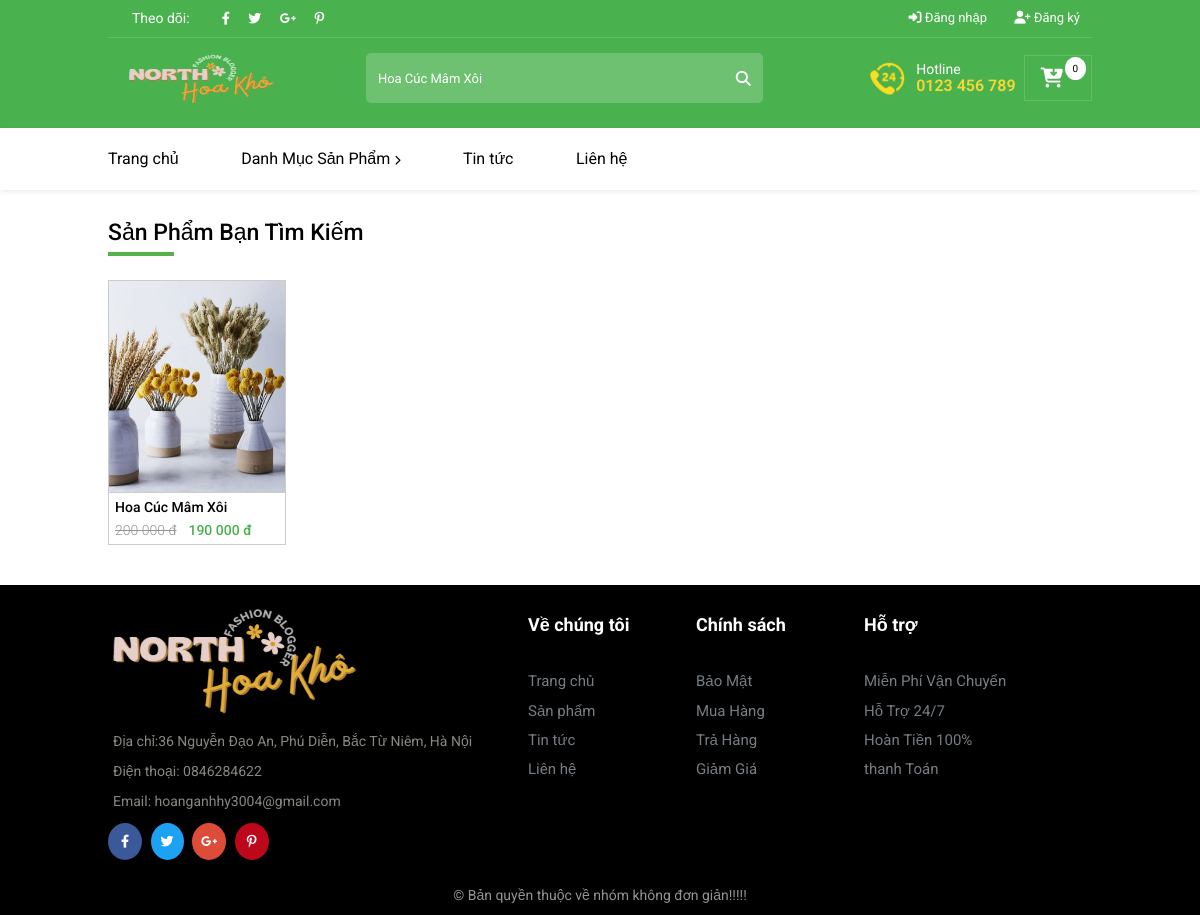
Page /timkiemsp.php?timkiem=Hoa Cúc Mâm Xôi   on the committed database.
### tables this page shows
CREATE TABLE `sanpham1` (
  `masp` varchar(100) NOT NULL,
  `nhom_id` int(11) NOT NULL,
  `tensp` varchar(200) NOT NULL,
  `mota` text DEFAULT NULL,
  `dongiacu` int(11) NOT NULL,
  `dongiamoi` int(11) NOT NULL,
  `img1` varchar(200) NOT NULL,
  `img2` varchar(200) DEFAULT NULL,
  `img3` varchar(200) DEFAULT NULL,
  `img4` varchar(200) DEFAULT NULL,
  `enable` tinyint(4) NOT NULL DEFAULT 1,
  `ghichu` text DEFAULT NULL,
  `diemnoibat` text DEFAULT NULL,
  `dieukienchamsoc` text DEFAULT NULL,
  `cachchamsoc` text DEFAULT NULL,
  `xuatxu` varchar(255) DEFAULT NULL,
  `ngaydang` varchar(50) DEFAULT NULL,
  `kichthuoc` varchar(255) DEFAULT NULL,
  `nguoidang` varchar(50) DEFAULT NULL,
  `giongloai` varchar(200) DEFAULT NULL
);

### timkiemsp.php (the view, shortened to what this page needs)
<?php include "headernguoidung.php";?>
<?php
    $servername = "localhost";
    $username = "root";
    $password = "";
    $dbname = "webbanhoa";
    $conn = mysqli_connect($servername, $username, $password, $dbname);
    if(isset($_GET['timkiem']) ){
        $key=$_GET['timkiem'];
        $sql = "SELECT * FROM `sanpham1` where tensp like  '%$key%' ";
    }
    else
    { $sql = "SELECT * FROM `sanpham1`  ";
    }
    $result = mysqli_query($conn, $sql);
    ?>
<!DOCTYPE html>
<html lang="en">
<head>
    <link rel="stylesheet" href="assets/css/base.css">
    <link rel="stylesheet" href="assets/css/grid.css">
    <link rel="stylesheet" href="assets/css/main.css">
    <link rel="stylesheet" href="assets/scss/style.scss">
    <link rel="stylesheet" href="assets/css/responsive.css">
    <link rel="stylesheet" href="https://cdnjs.cloudflare.com/ajax/libs/font-awesome/6.4.0/css/all.min.css" />
    <link rel="stylesheet" href="https://cdnjs.cloudflare.com/ajax/libs/normalize/8.0.1/normalize.min.css" />
</head>
        <div class="container">
            <div class="grid wide">
                <div class="container-product">
                <h3 class="container-product__heading">Sản Phẩm Bạn Tìm Kiếm</h3>
                    <div class="container-product__heading-border"></div>
                    <div class="row">
                        <?php while ($row= mysqli_fetch_assoc($result)) { ?>
                        <div class="col l-2-4">
                            <div class="container-product__items">
                            <div class="product_items-wrap">
                                    <a href="chitiet.php?masp=<?php echo $row["masp"] ?>" class="container-product__item-links">
                                        <img  src="upload/<?php echo $row["img1"] ?>" alt="" class="container-product__items-img" >
                                    </a>
                                </div>
                                <a class="container-product__item-text" onclick="window.location.href='chitiet.php?masp=<?php echo $row["masp"] ?>';"><?php echo $row["tensp"] ?></a>
                                <div class="container-product__item-price">
                                    <p class="container-product__price-old"><?php echo $row["dongiacu"] ?> 000 đ</p>
                                    <p class="container-product__price-new"><?php echo $row["dongiamoi"] ?> 000 đ</p>
                                </div>
                            </div>
                        </div>
 <?php } ?>
                    </div>
                </div>
            </div>
        </div>
<?php include"footernguoidung.php";?>

### assets/css/base.css (style rules this page uses)
:root { --green-color:#49b14d; --white-color:#fff; --black-color:#000; --header-height:180px; --header-top-height:38px; --header-center-height: 80px; --header-bottom-height:calc(var(--header-height) - (var(--header-top-height) + var(--header-center-height))) }
* { box-sizing: border-box; }
html { font-size: 62.5%; font-family: 'Roboto', sans-serif; line-height: 1.6rem; margin: 0 auto; }

### assets/css/grid.css (style rules this page uses)
.grid { width: 100%; display: block; padding: 0; }
.grid.wide { max-width: 1200px; margin: 0 auto; }
.row { display: flex; flex-wrap: wrap; margin-left: -4px; margin-right: -4px; }
.col { padding-left: 4px; padding-right: 4px; }
@media (min-width: 740px) { .row { margin-left: -8px; margin-right: -8px; } }
@media (min-width: 740px) { .col { padding-left: 8px; padding-right: 8px; } }
@media (min-width: 1113px) { .row { margin-left: -12px; margin-right: -12px; } }
@media (min-width: 1113px) { .col { padding-left: 12px; padding-right: 12px; margin-top : 12px; } }
@media (min-width: 1113px) { .l-1, .l-2, .l-2-4, .l-2-6, .l-3, .l-4, .l-4-9, .l-5, .l-6, .l-7, .l-7-2, .l-8, .l-9, .l-10, .l-11, .l-12 { display: block; } }
@media (min-width: 1113px) { .l-2-4 { flex: 0 0 20%; max-width: 20%; } }
@media (min-width: 1024px) and (max-width: 1239px) { .wide { width: 984px; } }
@media (min-width: 1024px) and (max-width: 1239px) { .wide .row { margin-left: -12px; margin-right: -12px; } }
@media (min-width: 1024px) and (max-width: 1239px) { .wide .col { padding-left: 12px; padding-right: 12px; } }
@media (min-width: 1024px) and (max-width: 1239px) { .wide .l-1, .wide .l-2, .wide .l-2-4, .wide .l-2-6, .wide .l-3, .wide .l-4, .wide .l-4-9, .wide .l-5, .wide .l-6, .wide .l-7, .wide .l-7-2, .wide .l-8, .wide .l-9, .wide .l-10, .wide .l-11, .wide .l-12 { display: block; } }
@media (min-width: 1024px) and (max-width: 1239px) { .wide .l-2-4 { flex: 0 0 20%; max-width: 20%; } }

### assets/css/main.css (style rules this page uses)
.container { margin-top: 40px; }
.container-product__items { border: 1px solid #ccc; position: relative; transition: box-shadow ease-in .2s; }
.container-product__heading { font-size: 2.3rem; color: var(--black-color); font-weight: 500; margin: 24px 0 6px 0; }
.container-product__heading-border { width: 66px; border: 2px solid #56b14d; margin-bottom: 12px; }
.container-product__items-img { width: 100%; height: 220px; cursor: pointer; }
.container-product__item-links { position: relative; }
.container-product__item-text { text-decoration: none; font-size: 1.4rem; font-weight: 500; color: var(--black-color); padding: 6px; overflow: hidden; max-height: 3.0rem; display: -webkit-box; -webkit-line-clamp: 2; -webkit-box-orient: vertical; cursor: pointer; transition: color ease-in .2s; }
.container-product__item-price { display: flex; padding: 0 6px; font-size: 1.4rem; font-weight: 500; }
.container-product__price-old { color: #949494; text-decoration: line-through; font-weight: 300; margin: 0; }
.container-product__price-new { color: var(--green-color); padding-left: 12px; margin: 0 0 6px 0; }

### headernguoidung.php (style rules this page uses)
.container-product__items-img { border-bottom: 1px solid #ccc; }
.container-product__item-text { padding-left: 0; }

### timkiemsp.php (style rules this page uses)
.container-product__items { border: 1px solid #ccc; position: relative; transition: box-shadow ease-in .2s; }
.container-product__items-img { border-bottom: 1px solid #ccc; height: 100%; }
.container-product__item-links { position: relative; }
.product_items-wrap { height:212px; position: relative; }

### rows in the picture
sanpham1: img1 (picture), tensp "Hoa Cúc Mâm Xôi", dongiacu "200", dongiamoi "190"
